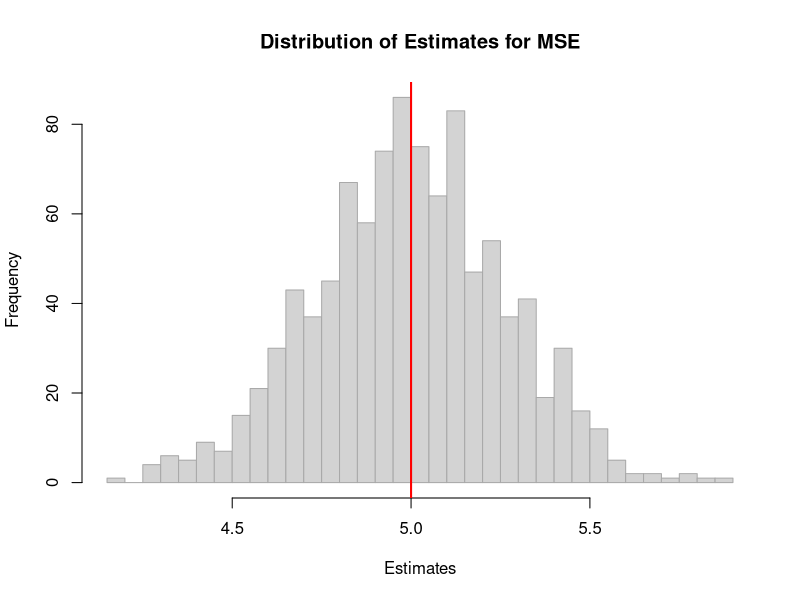

Write R code to recreate this figure.
# MSE = bias^2 + variance by simulation
# PLSC 502, Week 11 notes (Part 14, slide "Simulation of MSE"; Part 2).
# Run: Rscript r/07_mse_simulation.R   (plots are written to Rplots.pdf when run non-interactively)

set.seed(123)
n_sim <- 1000; sample_size <- 50; true_theta <- 5     # >> 1,000 repeats; each sample has 50 observations; true mean 5
estimates <- replicate(n_sim, mean(rnorm(sample_size, mean=true_theta, sd=2)))   # >> 1,000 sample means

bias_sq <- (mean(estimates) - true_theta)^2      # >> (average estimate minus truth), squared = squared bias
variance <- var(estimates)                       # >> variance of the estimates
mse <- bias_sq + variance                        # >> MSE = bias^2 + variance

hist(estimates, breaks=30, main="Distribution of Estimates for MSE",
     xlab="Estimates", col="lightgray", border="darkgray")   # >> histogram
abline(v=true_theta, col="red", lwd=2)                      # >> red line at the truth

cat("Bias squared: ", bias_sq, ", Variance: ", variance, ", MSE: ", mse)
# >> Bias squared: 1.216112e-05, Variance: 0.0712139, MSE: 0.07122606
